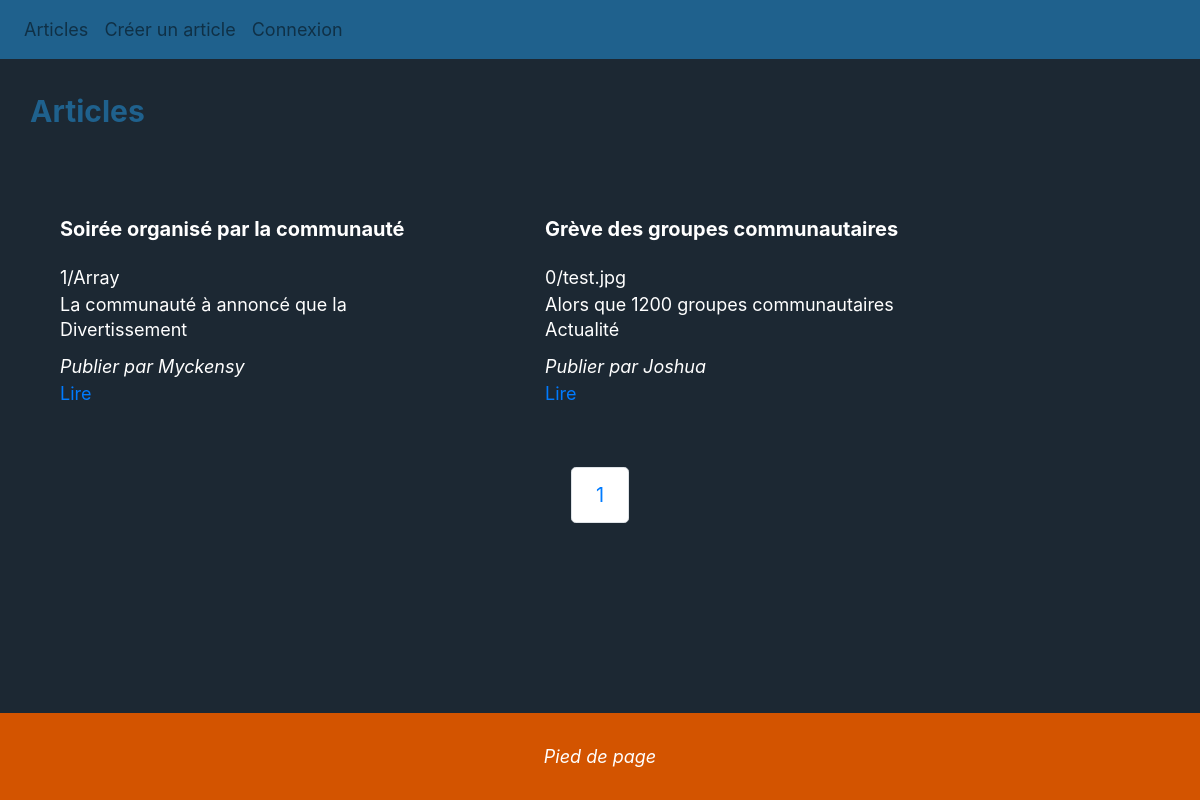
The page /posts?ac=display&page=1 on the database as committed earlier.
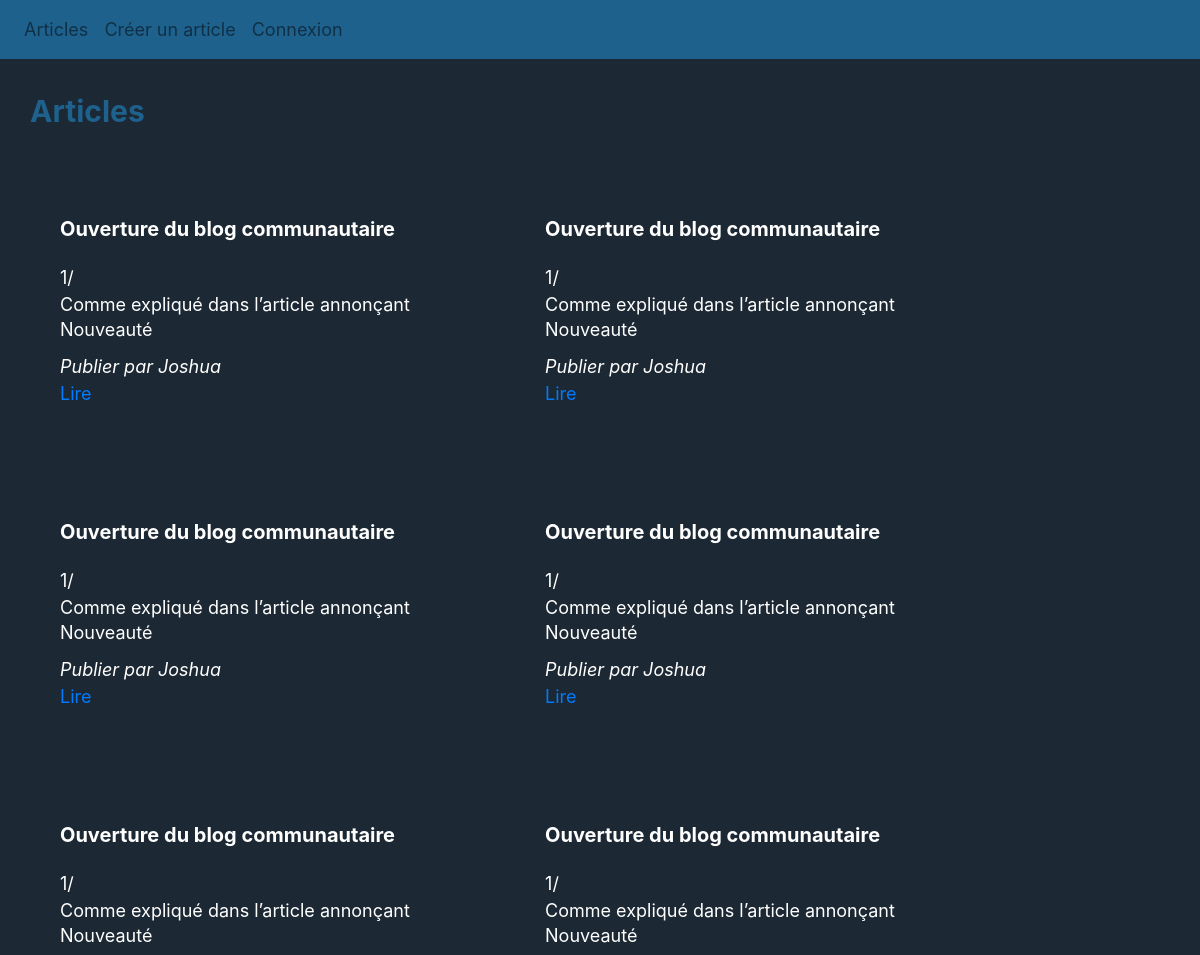
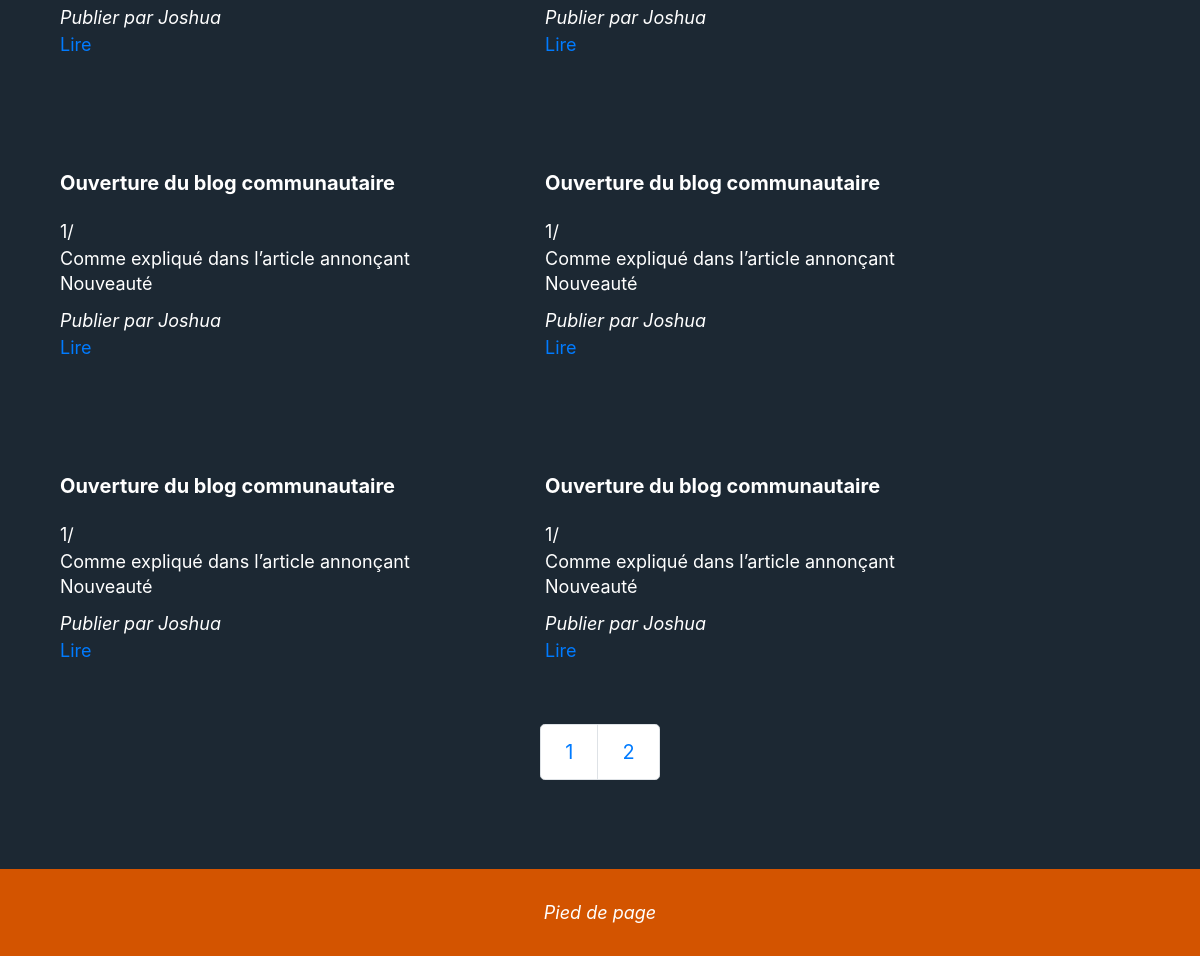
The same page on the database as committed later (2 pictures, top to bottom).
### tables this page shows
CREATE TABLE `posts` (
  `id` int(11) NOT NULL,
  `imagePath` varchar(255) DEFAULT NULL,
  `title` varchar(255) NOT NULL,
  `content` text NOT NULL,
  `idCategory` int(11) DEFAULT NULL,
  `idUser` int(11) DEFAULT NULL
);

CREATE TABLE `categories` (
  `id` int(11) NOT NULL,
  `name` varchar(255) NOT NULL
);

CREATE TABLE `users` (
  `id` int(11) NOT NULL,
  `username` varchar(255) NOT NULL,
  `password` varchar(255) NOT NULL
);

### Model/function.php (called while the page is built, shortened)
<?php
function connectPdo(){
    try{
        $pdo = new PDO ('mysql:host='.HOST.';dbname='.DBNAME, USER , PW , array(PDO::MYSQL_ATTR_INIT_COMMAND => 'SET NAMES utf8'));
        return $pdo ;
    }
    catch(PDOExeption $e)
    {
        echo "problème de connexion". $e->getMessage();
        return fasle ;
    }
}
function getPosts($page){
    $pdo = connectPdo();
    $nbp = 10;
    $start = ($page-1)*$nbp;
    try{
        $db = $pdo->prepare("select posts.id, posts.imagePath, posts.title, posts.content, idCategory,
        categories.name as categoryname, idUser, users.username  as username
        from posts LEFT JOIN categories on posts.idCategory = categories.id
        LEFT JOIN users on idUser = users.id ORDER BY posts.id DESC LIMIT :start, :nbp");
        $db->bindParam(':start', $start, PDO::PARAM_INT);
        $db->bindParam(':nbp', $nbp, PDO::PARAM_INT);
        $db->execute();
        $posts = $db->fetchALL(PDO::FETCH_OBJ);
        return $posts;
    }catch (PDOException $e){
        echo"Erreur de connexion". $e->getMessage();
    }
}
function getNbPosts(){
    $pdo = connectPdo();
    try{
        $db = $pdo->prepare("select posts.id from posts");
        $db->execute();
        $count = $db->rowCount();
        return $count;
    }catch (PDOException $e){
        echo"Erreur de connexion". $e->getMessage();
    }
}

### View/post.php (the view, shortened to what this page needs)
<?php
    if(isset($posts)){
        echo "<div class='title' xmlns='http://www.w3.org/1999/html'>Articles</div>";
        foreach ($posts as $post){
            ?>
            <div class='posts'>
                <div class='p-title'><?php echo $post->title ?></div>
                <div class='p-img'><?php echo $post->imagePath?></div>
                <div class='p-content'><?php echo $post->content?></div>
                <div class='p-category'><?php echo $post->categoryname?></div>
                <div class='p-username'>Publier par <?php echo $post->username?></div>
                <a href='<?php echo "/posts?ac=display&id=$post->id";?>' class='p-link'>Lire</a>
            </div>
        <?php
        }
        ?>
        <nav class="p-pagination" aria-label="...">
            <ul class="pagination pagination-lg">
            <?php
            for ($count = 1; $nbpages>=$count; $count++) {
                ?>
                <li class="page-item">
                    <a class="page-link" href=<?php echo "/posts?ac=display&page=$count" ?> >
                        <?php echo $count; ?>
                    </a>
                </li>
                <?php
            }
            ?>
            </ul>
        </nav>
    <?php
    }
            ?><a href=<?php echo "/posts?ac=setpost&id=$postv->id";?> class='p-link'>Modifier l'article</a><?php

### View/header.php (shortened to what this page needs)
<html lang="fr">
<head>
    <link href="asset/css/bootstrap.min.css" rel ="stylesheet">
    <link rel="stylesheet" type="text/css" href="asset/css/style.css?v=1">
    <link rel="stylesheet" href="{{url('https://use.fontawesome.com/releases/v5.2.0/css/all.css')}}">
</head>
<body>
<nav class="navbar navbar-expand-lg navbar-light">
    <div class="collapse navbar-collapse" id="navbarNav">
        <ul class="navbar-nav">
            <li class="nav-item">
                <a class="nav-link" href="/posts?ac=display&page=1">Articles<span class="sr-only">(current)</span></a>
            </li>
            <li class="nav-item">
                <a class="nav-link" href="/posts?ac=addpost">Créer un article</a>
            </li>
            <?php
            if(!isset($_SESSION['user'])){
            ?>
                <li class="nav-item">
                    <a class="nav-link" href="/user?ac=login">Connexion</a>
                </li>
            <?php
            }
            ?>
        </ul>
    </div>
</nav>

### index.php (shortened to what this page needs)
<?php
include ('view/header.php');
$request = '/';
if (isset($_SERVER['REQUEST_URI'])) {
    $request = explode('?', $_SERVER['REQUEST_URI']);
    $request = $request[0];
}
switch ($request){
    case '/posts':
        include('Controler/postsControler.php');
        break;
}
include('view/footer.php');

### Controler/postsControler.php (shortened to what this page needs)
<?php
include(__DIR__.'/../Model/function.php');
$action = $_GET['ac'];
switch ($action) {
    case 'display':
        if(!isset($_GET['id'])){
            if(getLedgitPage($_GET['page'])){
                $page = intval($_GET['page']);
            }
            $nbpages = ceil(getNbPosts()/10);
            $posts = getPosts($page);
            include(__DIR__.'/../View/post.php');
        }
        break;
}

### View/footer.php
</body>
<footer>
    Pied de page
</footer>
</html>

### asset/css/style.css (style rules this page uses)
html { min-height: 100%; }
body { background-color:#1C2833;color :white;margin: 0; font-size:18px;position: relative; padding-bottom: 160px }
footer { background-color: #D35400;padding-top: 30px; padding-bottom: 30px;bottom: 0;position: absolute; width: 100%;text-align: center; font-style: italic; }
.navbar { background-color: #1F618D; }
.posts { display : block; width: 30%; margin: 5%;margin-top: 50px; margin-bottom: 60px;display: inline-block; }
.p-title { font-weight: 700; font-size: 20px; margin-bottom: 20px; }
.p-content { text-overflow: ellipsis; overflow : hidden; height: 25px; width: 100%; display: block; }
.title { color: #1F618D; font-size: 30px; font-weight: bold; margin: 30px; }
.p-username { font-style: italic;margin-top: 10px; }
.p-pagination { margin: auto; width: fit-content; }

Rows that differ between the two databases and show on the page:
no longer on this page (row unchanged): posts: title "Soirée organisé par la communauté", imagePath "1/Array", content "La communauté à annoncé que la…", idCategory.name "Divertissement", idUser.username "Myckensy"
no longer on this page (row edited): posts: title "Grève des groupes communautaires", imagePath "0/test.jpg", content "Alors que 1200 groupes communautaires…", idCategory.name "Actualité", idUser.username "Joshua"
added posts: title "Ouverture du blog communautaire", imagePath "1/", content "Comme expliqué dans l’article annonçant…", idCategory.name "Nouveauté", idUser.username "Joshua"
added posts: title "Ouverture du blog communautaire", imagePath "1/", content "Comme expliqué dans l’article annonçant…", idCategory.name "Nouveauté", idUser.username "Joshua"
added posts: title "Ouverture du blog communautaire", imagePath "1/", content "Comme expliqué dans l’article annonçant…", idCategory.name "Nouveauté", idUser.username "Joshua"
added posts: title "Ouverture du blog communautaire", imagePath "1/", content "Comme expliqué dans l’article annonçant…", idCategory.name "Nouveauté", idUser.username "Joshua"
added posts: title "Ouverture du blog communautaire", imagePath "1/", content "Comme expliqué dans l’article annonçant…", idCategory.name "Nouveauté", idUser.username "Joshua"
added posts: title "Ouverture du blog communautaire", imagePath "1/", content "Comme expliqué dans l’article annonçant…", idCategory.name "Nouveauté", idUser.username "Joshua"
added posts: title "Ouverture du blog communautaire", imagePath "1/", content "Comme expliqué dans l’article annonçant…", idCategory.name "Nouveauté", idUser.username "Joshua"
added posts: title "Ouverture du blog communautaire", imagePath "1/", content "Comme expliqué dans l’article annonçant…", idCategory.name "Nouveauté", idUser.username "Joshua"
added posts: title "Ouverture du blog communautaire", imagePath "1/", content "Comme expliqué dans l’article annonçant…", idCategory.name "Nouveauté", idUser.username "Joshua"
added posts: title "Ouverture du blog communautaire", imagePath "1/", content "Comme expliqué dans l’article annonçant…", idCategory.name "Nouveauté", idUser.username "Joshua"
Other text that changed with them:
new list line: "2"
